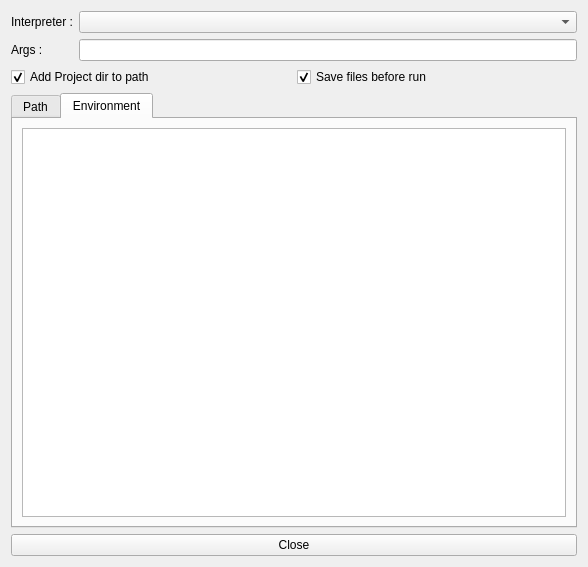
<?xml version="1.0" encoding="UTF-8"?>
<ui version="4.0">
 <class>PythonSettings</class>
 <widget class="QWidget" name="PythonSettings">
  <property name="geometry">
   <rect>
    <x>0</x>
    <y>0</y>
    <width>588</width>
    <height>567</height>
   </rect>
  </property>
  <property name="windowTitle">
   <string>Form</string>
  </property>
  <layout class="QVBoxLayout" name="verticalLayout" stretch="1,1,10,1">
   <item>
    <layout class="QGridLayout" name="gridLayout">
     <item row="0" column="0">
      <widget class="QLabel" name="label">
       <property name="text">
        <string>Interpreter :</string>
       </property>
      </widget>
     </item>
     <item row="0" column="1">
      <widget class="QComboBox" name="interpreter"/>
     </item>
     <item row="1" column="0">
      <widget class="QLabel" name="label_2">
       <property name="text">
        <string>Args :</string>
       </property>
      </widget>
     </item>
     <item row="1" column="1">
      <widget class="QLineEdit" name="args"/>
     </item>
    </layout>
   </item>
   <item>
    <layout class="QHBoxLayout" name="horizontalLayout">
     <item>
      <widget class="QCheckBox" name="pdir_to_path">
       <property name="text">
        <string>Add Project dir to path</string>
       </property>
       <property name="checked">
        <bool>true</bool>
       </property>
      </widget>
     </item>
     <item>
      <widget class="QCheckBox" name="save_before">
       <property name="text">
        <string>Save files before run</string>
       </property>
       <property name="checked">
        <bool>true</bool>
       </property>
      </widget>
     </item>
    </layout>
   </item>
   <item>
    <widget class="QTabWidget" name="settings">
     <property name="currentIndex">
      <number>1</number>
     </property>
     <widget class="QWidget" name="tab_path">
      <attribute name="title">
       <string>Path</string>
      </attribute>
      <layout class="QVBoxLayout" name="verticalLayout_2">
       <item>
        <widget class="QListWidget" name="path">
         <property name="editTriggers">
          <set>QAbstractItemView::DoubleClicked</set>
         </property>
         <property name="alternatingRowColors">
          <bool>true</bool>
         </property>
         <property name="modelColumn">
          <number>0</number>
         </property>
        </widget>
       </item>
      </layout>
     </widget>
     <widget class="QWidget" name="tab_environment">
      <attribute name="title">
       <string>Environment</string>
      </attribute>
      <layout class="QVBoxLayout" name="verticalLayout_3">
       <item>
        <widget class="QTableWidget" name="environ"/>
       </item>
      </layout>
     </widget>
    </widget>
   </item>
   <item>
    <widget class="QPushButton" name="btn_close">
     <property name="text">
      <string>Close</string>
     </property>
    </widget>
   </item>
  </layout>
  <action name="actionAdd">
   <property name="icon">
    <iconset resource="../icons.qrc">
     <normaloff>:/app_data/icons/edit-add.svg</normaloff>:/app_data/icons/edit-add.svg</iconset>
   </property>
   <property name="text">
    <string>Add</string>
   </property>
   <property name="toolTip">
    <string>Add element</string>
   </property>
  </action>
  <action name="actionRemove">
   <property name="icon">
    <iconset resource="../icons.qrc">
     <normaloff>:/app_data/icons/remove.svg</normaloff>:/app_data/icons/remove.svg</iconset>
   </property>
   <property name="text">
    <string>Remove</string>
   </property>
   <property name="toolTip">
    <string>Remove Element</string>
   </property>
  </action>
  <action name="actionUp">
   <property name="icon">
    <iconset resource="../icons.qrc">
     <normaloff>:/app_data/icons/go-up.svg</normaloff>:/app_data/icons/go-up.svg</iconset>
   </property>
   <property name="text">
    <string>Up</string>
   </property>
  </action>
  <action name="actionDown">
   <property name="icon">
    <iconset resource="../icons.qrc">
     <normaloff>:/app_data/icons/go-down.svg</normaloff>:/app_data/icons/go-down.svg</iconset>
   </property>
   <property name="text">
    <string>Down</string>
   </property>
   <property name="toolTip">
    <string>Move Down</string>
   </property>
  </action>
 </widget>
 <resources>
  <include location="../icons.qrc"/>
 </resources>
 <connections/>
</ui>
